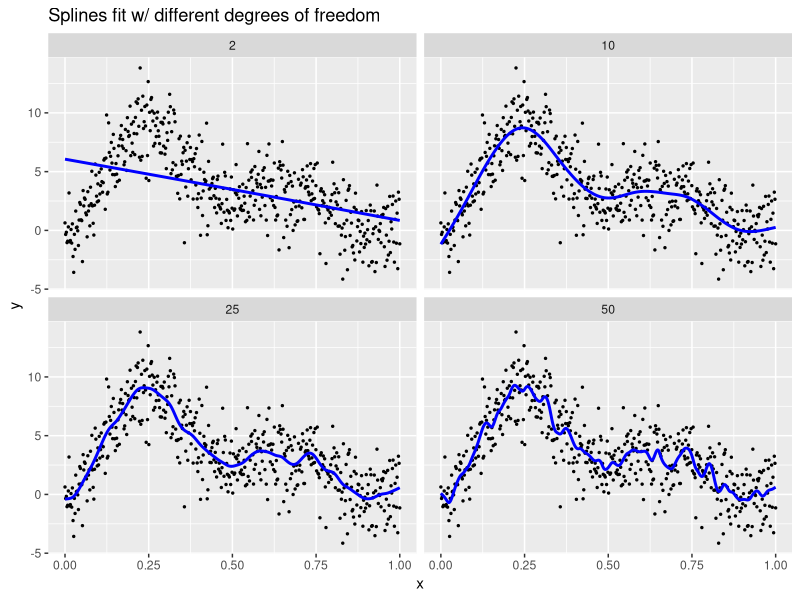
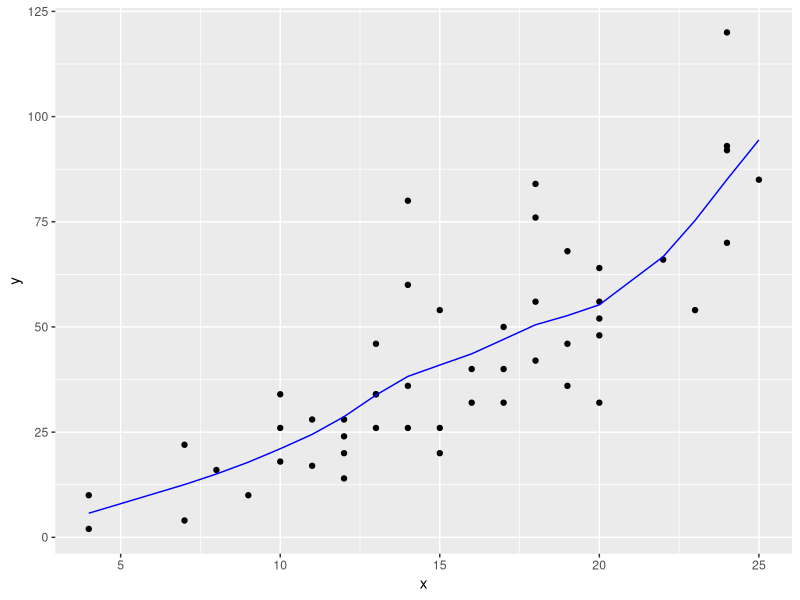
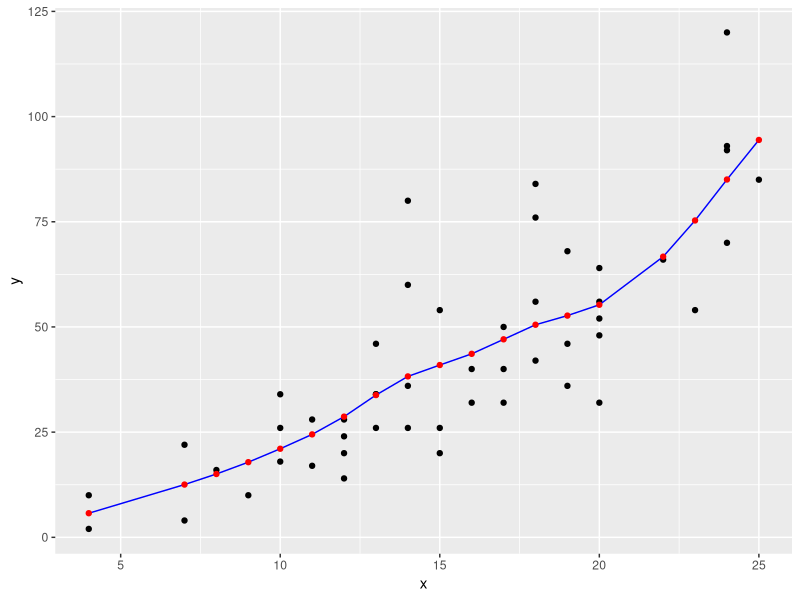

These charts were generated, in order, by the following R code:
## ---- chunk 1
knitr::opts_chunk$set(echo = TRUE, message=FALSE, warning = FALSE)
library(tidyverse)
library(broom)
library(knitr)
library(modelr)
library(lubridate)
library(forcats)
## ---- chunk 2
# From https://gist.github.com/rudeboybert/752f7aa1e42faa2174822dd29bfaf959
set.seed(76)
df_values <- c(2, 10, 25, 50)
f <- function(x){
  f_x <- 0.2*x^11*(10*(1-x))^6+10*(10*x)^3*(1-x)^10
  return(f_x)
}
values <- data_frame(
  x = seq(from=0, to=1, length=500),
  f_x = f(x),
  epsilon = rnorm(500, 0, sd = 2),
  y = f_x + epsilon
)
overall <- NULL
for(df in df_values){
  overall <- smooth.spline(values$x, values$y, df=df) %>%
    augment() %>%
    mutate(df=df) %>%
    bind_rows(overall)
}
overall <- overall %>% 
  as_tibble()
multiple_df <- overall %>% 
  ggplot(aes(x=x)) +
  geom_point(aes(y=y), size=0.5) +
  geom_line(aes(y=.fitted), col="blue", size=1) +
  facet_wrap(~df, nrow=2) +
  labs(title="Splines fit w/ different degrees of freedom")
multiple_df
## ---- chunk 3
overall %>% 
  group_by(df) %>% 
  summarise(RMSE = sqrt(mean(.resid^2))) %>% 
  knitr::kable(digits=3)
## ---- chunk 4
library(tidyverse)
library(broom)
data(cars)
splines_model <- smooth.spline(x=cars$speed, y=cars$dist, df = 6)
splines_model_tidy <- splines_model %>% 
  broom::augment() 
plot <- ggplot(splines_model_tidy, aes(x=x)) +
  geom_point(aes(y=y)) +
  geom_line(aes(y=.fitted), col="blue")
plot
new_speeds <- c(24.6, 26.4, 23.4, 16.8, 15.8, 5.4, 14.8, 8.2, 1, 18.8, 25, 28, 19.6, 11.2, 21.8, 26.2, 20.6, 0, 14.4, 8.8)
# What do you think output is?
output <- predict(splines_model, new_data = new_speeds) %>% 
  tibble::as.tibble()
head(output)
plot +
  geom_point(data=output, aes(x=x, y=y), col="red")
